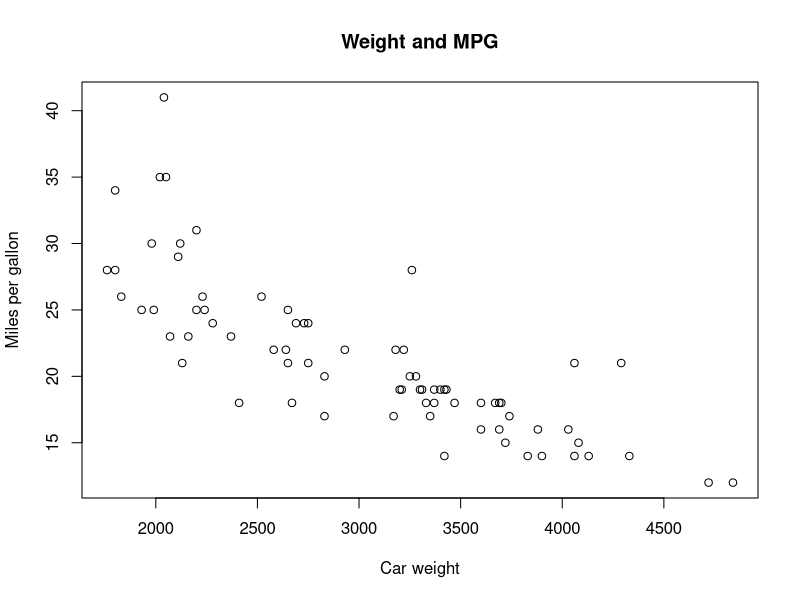
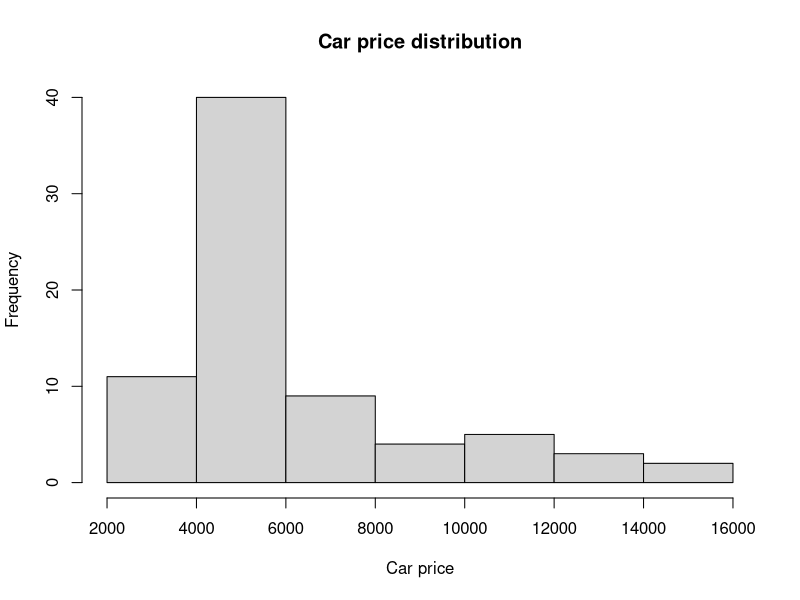

Here is the R script that generated these plots, in order:

library(foreign)
data <- read.csv("auto.csv", header=TRUE)

names(data)

names(data) <- c("price", "mpg", "weight")

head(data)

head(data$mpg)

data.sorted <- data[order(data$price), ]
head(data.sorted)

mean(data$price)

png(filename="inserts/graph1.png",height=300,width=500)
plot(data$weight,data$mpg, main="Weight and MPG", xlab="Car weight", ylab="Miles per gallon")
dev.off()

png(filename="inserts/graph2.png",height=300,width=500)
hist(data$price, main="Car price distribution", xlab="Car price")
dev.off()
